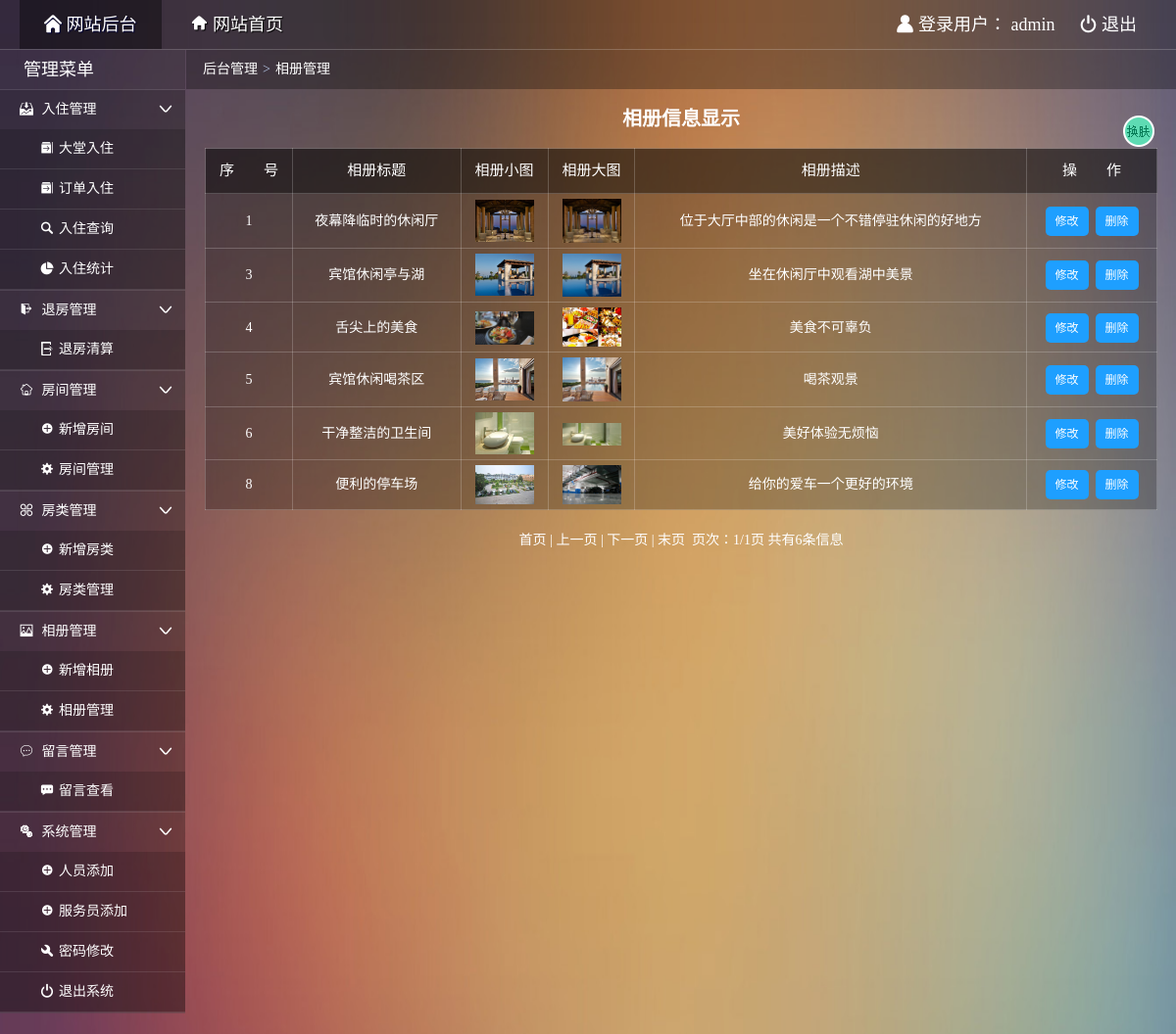
/admin/admin_photomgr.php (signed in), run on the app's committed database.
### tables this page shows
CREATE TABLE IF NOT EXISTS `news` (
  `id` int(4) NOT NULL auto_increment COMMENT '序号',
  `title` varchar(30) NOT NULL COMMENT '图片标题',
  `spic` varchar(100) NOT NULL COMMENT '小图片',
  `bpic` varchar(100) NOT NULL COMMENT '大图片',
  `describes` varchar(240) NOT NULL COMMENT '描述',
  PRIMARY KEY  (`id`)
);

### admin/admin_photomgr.php (the view, shortened to what this page needs)
<!doctype html>
<html>
<head>
  <link rel="stylesheet" type="text/css" href="css/common.css"/>
  <link rel="stylesheet" type="text/css" href="css/main.css"/>
</head>
<body>
  <div class="topbar-wrap white">
    <div class="topbar-inner clearfix">
      <div class="topbar-logo-wrap clearfix">
        <ul class="navbar-list clearfix">
          <li><a class="on" href="admin_index.php"><i class="icon-font">&#xe622;</i> 网站后台</a></li>
          <li><a href="../index.php" target="_blank"><i class="icon-font">&#xe681;</i> 网站首页</a></li>
        </ul>
      </div>
      <div class="top-info-wrap">
        <ul class="top-info-list clearfix">
          <li><i class="icon-font">&#xe607;</i> 登录用户：
          <?php
          if($_SESSION["aname"]){
            echo $_SESSION["aname"];
          }else{
            header("location:index.php");
            exit;
          }
          ?>
          </li>
          <li><a href="admin_logout.php"><i class="icon-font">&#xe638;</i> 退出</a></li>
        </ul>
      </div>
    </div>
  </div>
  <div class="container clearfix">
    <div class="main-wrap">
      <div class="crumb-wrap">
        <div class="crumb-list"><i class="icon-font"></i><a href="admin_index.php">后台管理</a><span class="crumb-step">&gt;</span><span class="crumb-name">相册管理</span></div>
      </div>
      <div class="search-wrap">相册信息显示</div>
      <div class="result-wrap">
        <div class="result-content">
          <table class="result-tab" width="100%">
            <tr>
              <th class="tc">序&emsp;&emsp;号</th>
              <th class="tc">相册标题</th>
              <th class="tc">相册小图</th>
              <th class="tc">相册大图</th>
              <th class="tc">相册描述</th>
              <th class="tc">操&emsp;&emsp;作</th>
            </tr>
            <?php
              require("../dbconnect.php");
              $pagesize = 10;
              $sql = "select * from news";
              $rs=mysqli_query($db_link,$sql);
              $recordcount=mysqli_num_rows($rs);
              $pagecount=($recordcount-1)/$pagesize+1;
              $pagecount=(int)$pagecount;
              $pageno=@$_GET["pageno"];
              if($pageno=="")
              {
                  $pageno=1;
              }
              $startno=($pageno-1)*$pagesize;
              $sql="select * from news order by id asc limit $startno,$pagesize";
              $rs=mysqli_query($db_link,$sql);
              while($rows=mysqli_fetch_assoc($rs))
              {  ?>
                <tr>
                <td class='tc'><?php echo $rows["id"] ?></td>
                <td class='tc'><?php echo $rows["title"] ?></td>
                <td class='tc'>
                <img height='auto' width="60px" src='../images/<?php echo $rows["spic"] ?>'>
                </td>
                <td class='tc'>
                <img height='auto' width="60px" src='../images/<?php echo $rows["bpic"] ?>'>
                </td>
                <td class='tc'><?php echo $rows["describes"] ?></td>
                <td class='tc'>
                <a href='admin_photomod.php?pid=<?php echo $rows["id"] ?>'  class='link-update'>修改</a>&nbsp;&nbsp;<a href='delete.php?pid=<?php echo $rows["id"] ?>' class='link-del''>删除</a>
                </td>
                </tr>
            <?php } ?>
          </table>
          <div class="list-page">
      <?php
        if($pageno==1)
        {
          if($recordcount>$pagesize){
            echo "首页 | 上一页 | <a href='?pageno=".($pageno+1)."'>下一页</a> | <a href='?pageno=".$pagecount."'>末页</a>";
          }else{
            echo "首页 | 上一页 | 下一页 | 末页";
          }
        }
        echo "&nbsp;&nbsp;页次：".$pageno."/".$pagecount."页&nbsp;共有".$recordcount."条信息";
      ?>
  </div>
        </div>
      </div>
    </div>
  </div>
</body>
</html>

### admin/css/common.css (style rules this page uses)
html { height:100%; }
body { width:100%;font:14px/1.5 '微软雅黑';word-wrap:break-word;word-break:break-all;-webkit-text-size-adjust:none;background-color: #54364a;background-repeat: no-repeat;background-size:100% 200%;color:#fff; }
body,dl,dd,h1,h2,h3,h4,h5,h6,p,form,ul,ol,blockquote { margin:0 }
img { border:0 none;vertical-align:middle }
table { border-collapse:collapse;border-spacing:0 }
em,i,cite,blockquote { font-style:normal }
ul,ol,li { list-style:none outside;padding:0 }
h1,h2,h3,h4,h5,h6 { font-size:100% }
a { color:#fff;text-decoration:none;outline:0 }
.tc { text-align:center; }
.clearfix:after { content:".";display:block;height:0;clear:both;visibility:hidden; }
.clearfix { *height:1%; }
.white,.white a:link,.white a:visited { color:#fff; }
.icon-font { font-family:'iconfont'; speak:none; font-weight:400; font-style:normal; font-variant:normal; text-transform:none; line-height:1; -webkit-font-smoothing:antialiased; }
.topbar-wrap { height:50px;line-height:50px;background:rgba(0, 0, 0, 0.3);border-bottom: 1px solid rgba(255, 255, 255, 0.2); }
.topbar-logo-wrap { float:left; }
.topbar-inner { font-size:18px;padding:0 20px; }
.navbar-list { float:left; }
.top-info-wrap { float:right; }
.navbar-list li { float:left; }
.navbar-list li a { float:left;margin-right:5px;padding:0 25px;text-shadow:1px 1px 1px #000; }
.navbar-list li a.on { color:#fff;text-shadow:1px 1px 1px #003;background:rgba(0,0,0,0.4); }
.top-info-list li { float:left; }
.top-info-list li a { float:left;margin-left:5px;padding:0 20px;display:inline;zoom:1; }
.list-page { padding:20px 0;text-align:center; }

### admin/css/main.css (style rules this page uses)
.sidebar-wrap { float: left;width: 189px;background: rgba(0, 0, 0, 0.20); }
.main-wrap { margin-left: 190px;min-height:100%; }
.sidebar-title { border-bottom: 1px solid rgba(255, 255, 255, 0.1);height: 40px;line-height: 40px;text-indent:1em;font-size: 24px;text-align: left; }
.sidebar-title h1 { font-weight: normal;font-size:18px; }
.sidebar-list li { background-color: rgba(0, 0, 0, 0.1);border-bottom: 1px solid rgba(255, 255, 255, 0.1); }
.sidebar-list li .icon-font { margin-right: 5px;color: #fff;font-size: 14px; }
.sidebar-list li a { padding: 0 15px 0 20px;display: block;color:#fff;height: 40px;line-height: 40px;position: relative; }
.sub-menu { background:rgba(0, 0, 0, 0.15); }
.sub-menu li { padding-left: 21px;background-color: rgba(0, 0, 0, 0.01);border-bottom: 1px solid rgba(255, 255, 255, 0.1); }
.sub-menu .icon-font { font-size: 11px; }
.crumb-wrap { height: 40px;line-height: 39px;background: rgba(0,0,0,0.3); }
.crumb-list { padding-left: 12px; }
.crumb-step { margin: 0 5px;color: #b2c2e0;font-family: serif; }
.search-wrap { padding: 15px 0;border-bottom: 1px solid #e5e5e5; }
.result-wrap { padding:0 19px; }
.result-tab { border-collapse:collapse;background-color: rgba(0,0,0,0.25); }
.result-tab th { font-weight: normal;font-size: 15px;background:rgba(0,0,0,0.4); }
.result-tab th,.result-tab td { padding:5px;border:1px solid rgba(255,255,255,0.2); }
.result-tab tr { line-height:35px;transition:all,.3s,ease; }
.result-tab .tc { text-align: center; }
.tc>a { background-color: #1E9FFF; display: inline-block; text-align: center; height: 30px; line-height: 30px; padding: 0 10px 0; border-radius: 5px; font-size: 12px; }
.search-wrap { font-weight: 700;padding: 15px 0 15px;color:#fff;text-align:center;font-size:20px;border:none; }
.icon { position: absolute; right: 8px; top: 12px; }
.set-btn { width: 32px;height: 32px;cursor: pointer;position: fixed;right: 22px;top: 118px;overflow: hidden;background-image: url(../img/s1.png);animation:setbtn 4s linear 0s infinite; }

### data on the page
news: id "1", title "夜幕降临时的休闲厅", spic (picture), bpic (picture), describes "位于大厅中部的休闲是一个不错停驻休闲的好地方"
news: id "3", title "宾馆休闲亭与湖", spic (picture), bpic (picture), describes "坐在休闲厅中观看湖中美景"
news: id "4", title "舌尖上的美食", spic (picture), bpic (picture), describes "美食不可辜负"
news: id "5", title "宾馆休闲喝茶区", spic (picture), bpic (picture), describes "喝茶观景"
news: id "6", title "干净整洁的卫生间", spic (picture), bpic (picture), describes "美好体验无烦恼"
news: id "8", title "便利的停车场", spic (picture), bpic (picture), describes "给你的爱车一个更好的环境"

### other printed values
$_SESSION["aname"] "admin"
$pageno "1"
$pagecount "1"
$recordcount "6"
